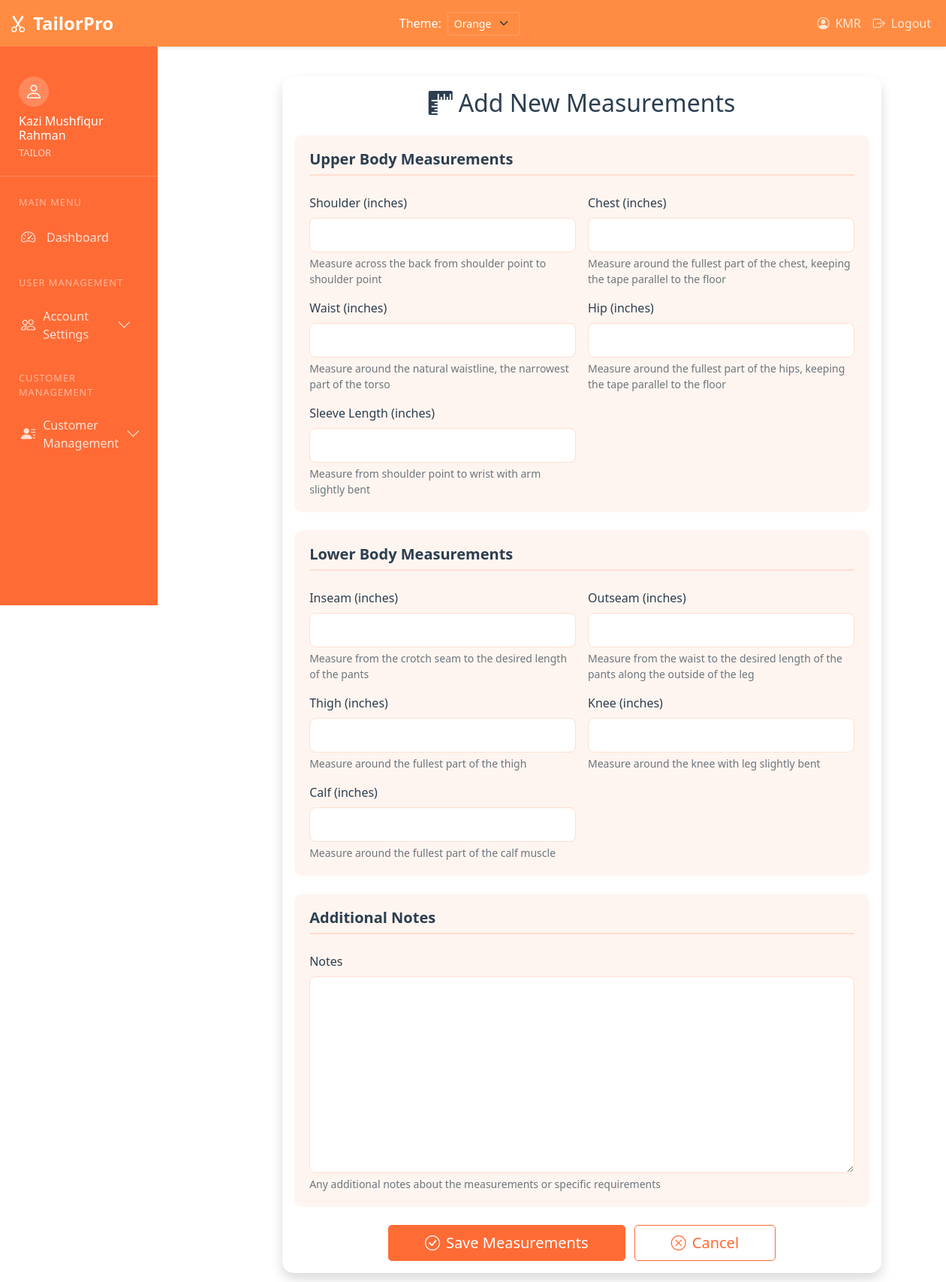
Screenshot of /customer/measurements/create/ (signed in) with the database file from the repository.
### user_management/models.py (models this page shows, shortened)
class User(AbstractUser):
    USER_TYPE_CHOICES = (
        ('ADMIN', 'Admin'),
        ('TAILOR', 'Tailor'),
        ('CUSTOMER', 'Customer'),
    )
    user_type = models.CharField(max_length=10, choices=USER_TYPE_CHOICES)
    phone_regex = RegexValidator(
        regex=r'^\+?1?\d{9,15}$',
        message="Phone number must be entered in the format: '+999999999'. Up to 15 digits allowed."
    )
    phone_number = models.CharField(validators=[phone_regex], max_length=17, blank=True)
    address = models.CharField(max_length=255, blank=True)

### customer_management/views.py (the view)
# urls.py: path('measurements/create/', views.measurement_create, name='measurement_create'),
@login_required
def measurement_create(request):
    if request.method == 'POST':
        form = MeasurementForm(request.POST)
        if form.is_valid():
            measurement = form.save(commit=False)
            measurement.customer = request.user
            measurement.save()
            messages.success(request, 'Measurements saved successfully!')
            return redirect('customer_management:measurement_list')
    else:
        form = MeasurementForm()
    return render(request, 'customer_management/measurement_form.html', {
        'form': form,
        'title': 'Add New Measurements'
    })

### customer_management/forms.py
class MeasurementForm(forms.ModelForm):
    class Meta:
        model = Measurement
        exclude = ['customer', 'date_taken']
    def __init__(self, *args, **kwargs):
        super().__init__(*args, **kwargs)
        for field in self.fields:
            self.fields[field].widget.attrs.update({'class': 'form-control'})

### customer_management/templates/customer_management/measurement_form.html (shortened to what this page needs)
{% extends 'user_management/base.html' %}
{% block content %}
<div class="container">
    <div class="row justify-content-center">
        <div class="col-md-10">
            <div class="card shadow">
                <div class="card-body">
                    <h2 class="card-title text-center mb-4">
                        <i class="bi bi-rulers me-2"></i>{{ title }}
                    </h2>
                    <form method="post" novalidate>
                        <div class="measurement-section mb-4">
                            <h5 class="section-title">Upper Body Measurements</h5>
                            <div class="row g-3">
                                <div class="col-md-6">
                                    <label class="form-label">Shoulder (inches)</label>
                                    {{ form.shoulder }}
                                    {% if form.shoulder.help_text %}
                                        <div class="form-text">{{ form.shoulder.help_text }}</div>
                                    {% endif %}
                                </div>
                                <div class="col-md-6">
                                    <label class="form-label">Chest (inches)</label>
                                    {{ form.chest }}
                                    {% if form.chest.help_text %}
                                        <div class="form-text">{{ form.chest.help_text }}</div>
                                    {% endif %}
                                </div>
                                <div class="col-md-6">
                                    <label class="form-label">Waist (inches)</label>
                                    {{ form.waist }}
                                    {% if form.waist.help_text %}
                                        <div class="form-text">{{ form.waist.help_text }}</div>
                                    {% endif %}
                                </div>
                                <div class="col-md-6">
                                    <label class="form-label">Hip (inches)</label>
                                    {{ form.hip }}
                                    {% if form.hip.help_text %}
                                        <div class="form-text">{{ form.hip.help_text }}</div>
                                    {% endif %}
                                </div>
                                <div class="col-md-6">
                                    <label class="form-label">Sleeve Length (inches)</label>
                                    {{ form.sleeve_length }}
                                    {% if form.sleeve_length.help_text %}
                                        <div class="form-text">{{ form.sleeve_length.help_text }}</div>
                                    {% endif %}
                                </div>
                            </div>
                        </div>
                        <div class="measurement-section mb-4">
                            <h5 class="section-title">Lower Body Measurements</h5>
                            <div class="row g-3">
                                <div class="col-md-6">
                                    <label class="form-label">Inseam (inches)</label>
                                    {{ form.inseam }}
                                    {% if form.inseam.help_text %}
                                        <div class="form-text">{{ form.inseam.help_text }}</div>
                                    {% endif %}
                                </div>
                                <div class="col-md-6">
                                    <label class="form-label">Outseam (inches)</label>
                                    {{ form.outseam }}
                                    {% if form.outseam.help_text %}
                                        <div class="form-text">{{ form.outseam.help_text }}</div>
                                    {% endif %}
                                </div>
                                <div class="col-md-6">
                                    <label class="form-label">Thigh (inches)</label>
                                    {{ form.thigh }}
                                    {% if form.thigh.help_text %}
                                        <div class="form-text">{{ form.thigh.help_text }}</div>
                                    {% endif %}
                                </div>
                                <div class="col-md-6">
                                    <label class="form-label">Knee (inches)</label>
                                    {{ form.knee }}
                                    {% if form.knee.help_text %}
                                        <div class="form-text">{{ form.knee.help_text }}</div>
                                    {% endif %}
                                </div>
                                <div class="col-md-6">
                                    <label class="form-label">Calf (inches)</label>
                                    {{ form.calf }}
                                    {% if form.calf.help_text %}
                                        <div class="form-text">{{ form.calf.help_text }}</div>
                                    {% endif %}
                                </div>
                            </div>
                        </div>
                        <div class="measurement-section mb-4">
                            <h5 class="section-title">Additional Notes</h5>
                            <div class="row">
                                <div class="col-12">
                                    <label class="form-label">Notes</label>
                                    {{ form.notes }}
                                    {% if form.notes.help_text %}
                                        <div class="form-text">{{ form.notes.help_text }}</div>
                                    {% endif %}
                                </div>
                            </div>
                        </div>
                        <div class="text-center mt-4">
                            <button type="submit" class="btn btn-primary btn-lg px-5">
                                <i class="bi bi-check-circle me-2"></i>Save Measurements
                            </button>
                            <a href="{% url 'customer_management:measurement_list' %}" class="btn btn-outline-secondary btn-lg px-5 ms-2">
                                <i class="bi bi-x-circle me-2"></i>Cancel
                            </a>
                        </div>
                    </form>
                </div>
            </div>
        </div>
    </div>
</div>
{% endblock %}

### user_management/templates/user_management/base.html (shortened to what this page needs)
<!DOCTYPE html>
<html>
<head>
    <link href="https://cdn.jsdelivr.net/npm/bootstrap@5.1.3/dist/css/bootstrap.min.css" rel="stylesheet">
    <link rel="stylesheet" href="https://cdn.jsdelivr.net/npm/bootstrap-icons@1.7.2/font/bootstrap-icons.css">
</head>
<body>
    <nav class="navbar navbar-expand-lg navbar-dark">
        <div class="container-fluid">
            <a class="navbar-brand" href="{% if user.is_authenticated %}{% url 'dashboard' %}{% else %}/{% endif %}">
                <i class="bi bi-scissors me-2"></i>TailorPro
            </a>
            <div class="navbar-nav ms-auto me-4">
                <div class="theme-switcher d-flex align-items-center">
                    <label class="me-2 text-white">Theme:</label>
                    <select class="form-select form-select-sm" id="themeSelector">
                        <option value="orange">Orange</option>
                    </select>
                </div>
            </div>
            <div class="navbar-nav ms-auto">
                {% if user.is_authenticated %}
                    <span class="nav-link">
                        <i class="bi bi-person-circle me-2"></i>{{ user.username }}
                    </span>
                    <a class="nav-link" href="{% url 'logout' %}">
                        <i class="bi bi-box-arrow-right me-2"></i>Logout
                    </a>
                {% endif %}
            </div>
        </div>
    </nav>
    <div class="container-fluid">
        <div class="row">
            {% if user.is_authenticated %}
            <div class="col-md-3 col-lg-2 px-0">
                <div class="sidebar">
                    <div class="sidebar-user">
                        <div class="user-avatar">
                            <i class="bi bi-person"></i>
                        </div>
                        <div class="user-info">
                            <h6>{{ user.get_full_name|default:user.username }}</h6>
                            <span>{{ user.user_type }}</span>
                        </div>
                    </div>
                    <div class="nav-section">
                        <div class="nav-section-title">Main Menu</div>
                        <a href="{% url 'dashboard' %}" class="sidebar-link {% if request.resolver_match.url_name == 'dashboard' %}active{% endif %}">
                            <i class="bi bi-speedometer2"></i>
                            Dashboard
                        </a>
                    </div>
                    <div class="nav-section">
                        <div class="nav-section-title">User Management</div>
                        <div class="menu-toggle" data-bs-toggle="collapse" data-bs-target="#userManagement">
                            <a class="sidebar-link">
                                <i class="bi bi-people"></i>
                                Account Settings
                                <i class="bi bi-chevron-down ms-auto"></i>
                            </a>
                        </div>
                    </div>
                    {% if user.user_type == 'CUSTOMER' or user.user_type == 'TAILOR' %}
                    <div class="nav-section">
                        <div class="nav-section-title">Customer Management</div>
                        <div class="menu-toggle" data-bs-toggle="collapse" data-bs-target="#customerManagement">
                            <a class="sidebar-link">
                                <i class="bi bi-person-lines-fill"></i>
                                {% if user.user_type == 'CUSTOMER' %}
                                    Customer Services
                                {% else %}
                                    Customer Management
                                {% endif %}
                                <i class="bi bi-chevron-down ms-auto"></i>
                            </a>
                        </div>
                    </div>
                    {% endif %}
                </div>
            </div>
            <div class="col-md-9 col-lg-10 main-content">
            {% else %}
            <div class="col-12 main-content">
            {% endif %}
                {% block content %}
                {% endblock %}
            </div>
        </div>
    </div>
</body>
</html>

### user_management/templates/user_management/base.html (style rules this page uses)
.sidebar { min-height: calc(100vh - 56px); max-height: calc(100vh - 56px); background: var(--sidebar-bg); padding: 20px 0; color: var(--sidebar-text); position: fixed; width: inherit; max-width: inherit; overflow-y: auto; overflow-x: hidden; transition: all 0.3s ease; scrollbar-width: thin; scrollbar-color: rgba(255, 255, 255, 0.3) transparent; }
.nav-section { margin-bottom: 15px; }
.nav-section-title { padding: 10px 25px; font-size: 0.8rem; text-transform: uppercase; letter-spacing: 1px; color: rgba(255, 255, 255, 0.5); }
.sidebar-link { text-decoration: none; color: rgba(255, 255, 255, 0.8); display: flex; align-items: center; padding: 12px 25px; transition: all 0.3s ease; border-left: 3px solid transparent; }
.sidebar-link i { width: 24px; font-size: 1.2rem; margin-right: 10px; }
.menu-toggle { display: flex; justify-content: space-between; align-items: center; cursor: pointer; }
.menu-toggle i.bi-chevron-down { transition: transform 0.3s ease; }
.main-content { margin-left: 250px; padding: 20px; transition: all 0.3s ease; }
.navbar { background: #ff8c42 !important; box-shadow: 0 2px 4px rgba(0, 0, 0, 0.1); }
.navbar-brand { font-weight: 600; font-size: 1.5rem; }
.nav-link { color: rgba(255, 255, 255, 0.8) !important; transition: color 0.3s ease; }
.sidebar-user { padding: 20px 25px; border-bottom: 1px solid rgba(255, 255, 255, 0.2); margin-bottom: 15px; }
.user-avatar { width: 40px; height: 40px; border-radius: 50%; background: rgba(255, 255, 255, 0.2); display: flex; align-items: center; justify-content: center; margin-bottom: 10px; }
.user-avatar i { font-size: 1.5rem; color: white; }
.user-info h6 { color: white; margin: 0; font-size: 1rem; }
.user-info span { color: rgba(255, 255, 255, 0.7); font-size: 0.8rem; }
:root[data-theme="orange"] { --bg-primary: #ffffff; --bg-secondary: #fff5f0; --text-primary: #2c3e50; --text-secondary: #6c757d; --border-color: #ffded0; --sidebar-bg: #ff6b35; --sidebar-text: #ffffff; --navbar-bg: #ff8c42; --card-bg: #ffffff; --hover-bg: rgba(255, 140, 66, 0.1); }
body { background-color: var(--bg-primary); color: var(--text-primary); }
.navbar { background: var(--navbar-bg) !important; }
.sidebar { background: var(--sidebar-bg); color: var(--sidebar-text); }
.card { background-color: var(--card-bg); border-color: var(--border-color); }
.theme-switcher select { background-color: transparent; border-color: rgba(255, 255, 255, 0.2); color: white; }
.sidebar .nav-section:last-child { margin-bottom: 20px; }

### customer_management/templates/customer_management/measurement_form.html (style rules this page uses)
.card { border: none; border-radius: 15px; margin: 20px 0; }
.section-title { color: var(--text-primary); font-weight: 600; margin-bottom: 1.5rem; padding-bottom: 0.5rem; border-bottom: 2px solid var(--border-color); }
.measurement-section { background-color: var(--bg-secondary); padding: 20px; border-radius: 10px; }
.form-control { border: 1px solid var(--border-color); border-radius: 8px; padding: 10px 15px; background-color: var(--card-bg); color: var(--text-primary); }
textarea.form-control { min-height: 100px; }
.btn-primary { background-color: var(--sidebar-bg); border-color: var(--sidebar-bg); }
.btn-outline-secondary { color: var(--sidebar-bg); border-color: var(--sidebar-bg); }
.form-text { font-size: 0.875rem; color: var(--text-secondary); margin-top: 0.25rem; }

### rows the page displays
User: username "KMR", get_full_name "Kazi Mushfiqur Rahman", user_type "TAILOR"

### other values shown
{{ title }} "Add New Measurements"
